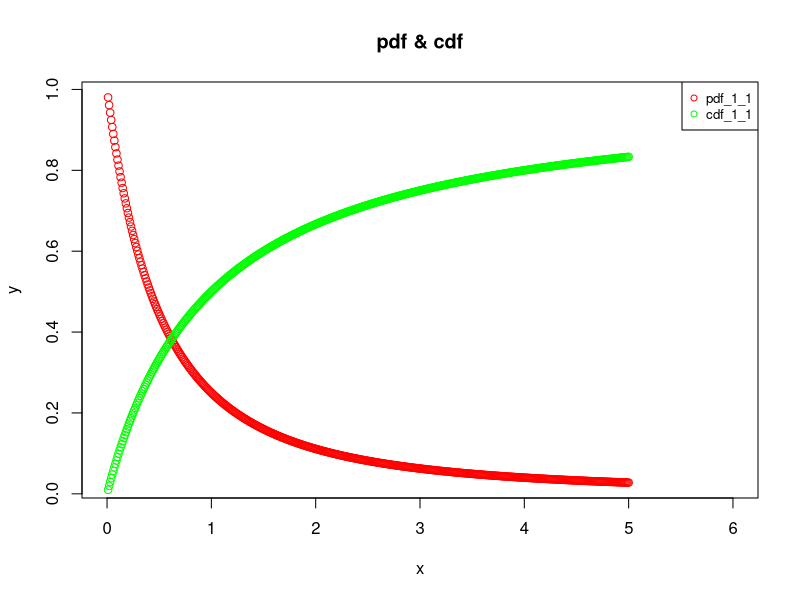
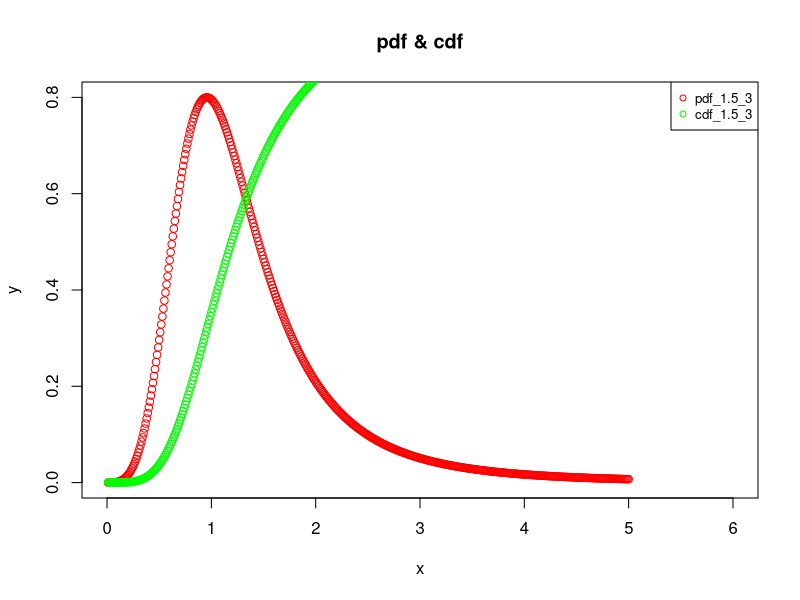

Here is the R script that generated these plots, in order:
#sample generation
options(max.print = 10000)
alpha=1
beta=1.5
#val=(runif(2000)^(-(1/(alpha*beta))))-1
val=(runif(2000)^(-1/alpha)-1)^(-1/beta)
val
mean(val)
var(val)
#plotting
x=seq(0.01,5,by=0.01)
alpha=1
beta=1
pdf_y=alpha*beta*x^-(beta+1)*(1+x^-beta)^-(alpha+1)
cdf_y=(1+x^-beta)^-alpha
plot(x,pdf_y,col='red',main="pdf & cdf",xlim = c(0,6),
     type="p",lwd=1,ylab = "y",xlab = "x",pch=1)
points(x,cdf_y,col="green")
legend("topright",legend = c("pdf_1_1","cdf_1_1"),
       col = c("red","green"),cex = 0.8,pch = 1)
alpha=1.5
beta=3
pdf_y=alpha*beta*x^-(beta+1)*(1+x^-beta)^-(alpha+1)
cdf_y=(1+x^-beta)^-alpha
plot(x,pdf_y,col='red',main="pdf & cdf",xlim = c(0,6),
     type="p",lwd=1,ylab = "y",xlab = "x",pch=1)
points(x,cdf_y,col="green")
legend("topright",legend = c("pdf_1.5_3","cdf_1.5_3"),
       col = c("red","green"),cex = 0.8,pch = 1)
